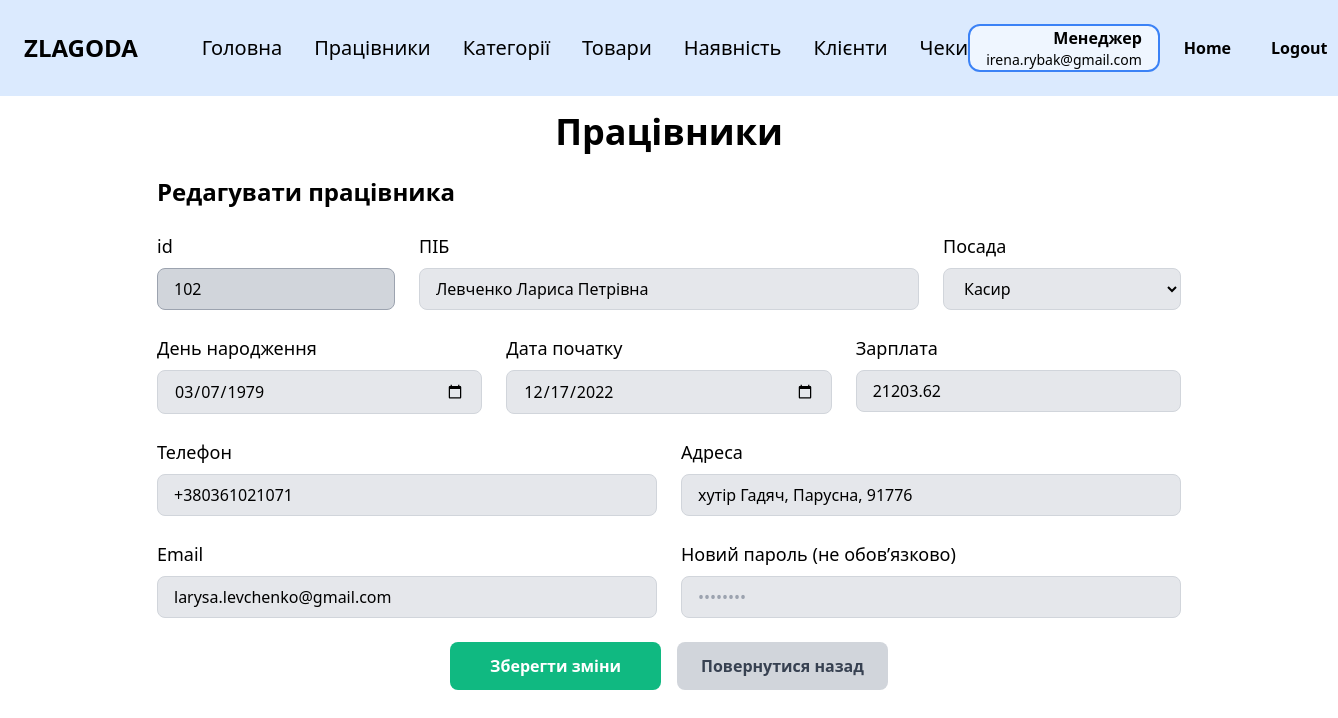
Screenshot of /employees/edit/102 (signed in) with the database file from the repository.
### zlg_website/models.py (models this page shows, shortened)
class Employee(db.Model, UserMixin):
    __tablename__ = 'employee'
    id = db.Column(db.Integer, primary_key=True)
    last_name = db.Column(db.String(100))
    first_name = db.Column(db.String(100))
    middle_name = db.Column(db.String(100))
    position = db.Column(db.String(100))
    salary = db.Column(db.Float)
    start_date = db.Column(db.Date)
    birth_date = db.Column(db.Date)
    phone = db.Column(db.String(20))
    city = db.Column(db.String(100))
    street = db.Column(db.String(100))
    postal_code = db.Column(db.String(10))
    password = db.Column(db.String(10000))
    email = db.Column(db.String(100), unique=True)
    @property
    def full_name(self):
        parts = [self.last_name, self.first_name, self.middle_name]
        return " ".join(part for part in parts if part)
    @property
    def address(self):
        return f"{self.city}, {self.street}, {self.postal_code}"

### zlg_website/views/edit_employee.py (the view, shortened to what this page needs)
@views.route('/employees/edit/<int:id>', methods=['GET', 'POST'])
@login_required
def edit_employee(id):
    if current_user.position != 'Менеджер':
        abort(403)
    employee = Employee.query.get_or_404(id)
    return render_template("edit_employee.html", user=current_user, employee=employee)

### zlg_website/__init__.py (called while the page is built)
def create_app():
    app = Flask(__name__)
    app.config['SECRET_KEY'] = 'zlagoda'
    app.config['SQLALCHEMY_DATABASE_URI'] = f'sqlite:///{os.path.join(app.instance_path, DB_NAME)}'
    db.init_app(app)
    from .views import views
    from .auth import auth
    app.register_blueprint(views, url_prefix='/')
    app.register_blueprint(auth, url_prefix='/')
    from .models import Employee
    with app.app_context():
        if database_is_empty():
            create_database(app)
    login_manager = LoginManager()
    login_manager.login_view = 'auth.login'
    login_manager.init_app(app)
    @login_manager.user_loader
    def load_user(id):
        return Employee.query.get(int(id))
    return app

### zlg_website/templates/edit_employee.html (shortened to what this page needs)
{% extends "base.html" %}
{% block content %}
<div class="py-4">
    <h1 class="text-4xl font-bold mb-6 text-center">Працівники</h1>
    <div class="max-w-5xl mx-auto">
        <h2 class="text-2xl font-bold mb-6">Редагувати працівника</h2>
        <form action="{{ url_for('views.edit_employee', id=employee.id) }}" method="POST" class="space-y-6">
            <div class="grid grid-cols-1 md:grid-cols-4 gap-6">
                <div>
                    <label class="block mb-2 text-lg">id</label>
                    <input type="text" value="{{ employee.id }}" readonly
                           class="w-full px-4 py-2 bg-gray-300 border border-gray-400 rounded-lg cursor-not-allowed">
                </div>
                <div class="md:col-span-2">
                    <label for="full_name" class="block mb-2 text-lg">ПІБ</label>
                    <input type="text" id="full_name" name="full_name" value="{{ employee.full_name }}" required
                           class="w-full px-4 py-2 bg-gray-200 border border-gray-300 rounded-lg focus:outline-none focus:ring-2 focus:ring-blue-500">
                </div>
                <div>
                    <label for="position" class="block mb-2 text-lg">Посада</label>
                    <select id="position" name="position" required
                            class="w-full px-4 py-2 bg-gray-200 border border-gray-300 rounded-lg focus:outline-none focus:ring-2 focus:ring-blue-500">
                        <option value="Касир" {% if employee.position == 'Касир' %}selected{% endif %}>Касир</option>
                    </select>
                </div>
            </div>
            <div class="grid grid-cols-1 md:grid-cols-3 gap-6">
                <div>
                    <label for="birth_date" class="block mb-2 text-lg">День народження</label>
                    <input type="date" id="birth_date" name="birth_date" value="{{ employee.birth_date.strftime('%Y-%m-%d') }}" required
                           class="w-full px-4 py-2 bg-gray-200 border border-gray-300 rounded-lg focus:outline-none focus:ring-2 focus:ring-blue-500">
                </div>
                <div>
                    <label for="start_date" class="block mb-2 text-lg">Дата початку</label>
                    <input type="date" id="start_date" name="start_date" value="{{ employee.start_date.strftime('%Y-%m-%d') }}" required
                           class="w-full px-4 py-2 bg-gray-200 border border-gray-300 rounded-lg focus:outline-none focus:ring-2 focus:ring-blue-500">
                </div>
                <div>
                    <label for="salary" class="block mb-2 text-lg">Зарплата</label>
                    <input type="number" id="salary" name="salary" value="{{ employee.salary }}" required
                           class="w-full px-4 py-2 bg-gray-200 border border-gray-300 rounded-lg focus:outline-none focus:ring-2 focus:ring-blue-500">
                </div>
            </div>
            <div class="grid grid-cols-1 md:grid-cols-2 gap-6">
                <div>
                    <label for="phone" class="block mb-2 text-lg">Телефон</label>
                    <input type="tel" id="phone" name="phone" value="{{ employee.phone }}" required
                           class="w-full px-4 py-2 bg-gray-200 border border-gray-300 rounded-lg focus:outline-none focus:ring-2 focus:ring-blue-500">
                </div>
                <div>
                    <label for="address" class="block mb-2 text-lg">Адреса</label>
                    <input type="text" id="address" name="address" value="{{ employee.address }}" required
                           class="w-full px-4 py-2 bg-gray-200 border border-gray-300 rounded-lg focus:outline-none focus:ring-2 focus:ring-blue-500">
                </div>
            </div>
            <div class="grid grid-cols-1 md:grid-cols-2 gap-6">
                <div>
                    <label for="email" class="block mb-2 text-lg">Email</label>
                    <input type="email" id="email" name="email" value="{{ employee.email }}" required
                           class="w-full px-4 py-2 bg-gray-200 border border-gray-300 rounded-lg focus:outline-none focus:ring-2 focus:ring-blue-500">
                </div>
                <div>
                    <label for="password" class="block mb-2 text-lg">Новий пароль (не обов’язково)</label>
                    <input type="password" id="password" name="password"
                           class="w-full px-4 py-2 bg-gray-200 border border-gray-300 rounded-lg focus:outline-none focus:ring-2 focus:ring-blue-500"
                           placeholder="••••••••">
                </div>
            </div>
            <div class="flex justify-center space-x-4 mt-8">
                <button type="submit" class="px-10 py-3 bg-green-500 text-white font-semibold rounded-lg hover:bg-green-600 focus:outline-none focus:ring-2 focus:ring-green-500 focus:ring-offset-2">
                    Зберегти зміни
                </button>
                <a href="{{ url_for('views.employees') }}" class="px-6 py-3 bg-gray-300 text-gray-700 font-semibold rounded-lg hover:bg-gray-400 focus:outline-none focus:ring-2 focus:ring-gray-500 focus:ring-offset-2">
                    Повернутися назад
                </a>
            </div>
        </form>
    </div>
</div>
{% endblock %}

### zlg_website/templates/base.html (shortened to what this page needs)
<!DOCTYPE html>
<html lang="en">
<head>
    <link rel="stylesheet" href="https://cdn.jsdelivr.net/npm/tailwindcss@2.2.19/dist/tailwind.min.css">
</head>
<body class="bg-white text-black">
<nav class="bg-blue-100 p-6">
    <div class="flex items-center justify-between">
        <div class="text-black text-2xl font-black mr-16">ZLAGODA</div>
        {% if user.is_authenticated %}
        <div class="flex gap-8 max-md:gap-5 max-sm:hidden">
            <a href="/" class="text-xl cursor-pointer max-md:text-base">Головна</a>
            {% if user.position == 'Менеджер' %}
            <a href="/employees" class="text-xl cursor-pointer max-md:text-base">Працівники</a>
            <a href="/categories" class="text-xl cursor-pointer max-md:text-base">Категорії</a>
            <a href="/products" class="text-xl cursor-pointer max-md:text-base">Товари</a>
            <a href="/stock" class="text-xl cursor-pointer max-md:text-base">Наявність</a>
            <a href="/clients" class="text-xl cursor-pointer max-md:text-base">Клієнти</a>
            <a href="/receipts" class="text-xl cursor-pointer max-md:text-base">Чеки</a>
            {% elif user.position == 'Касир' %}
            <a href="/clients" class="text-xl cursor-pointer max-md:text-base">Клієнти</a>
            <a href="/receipts" class="text-xl cursor-pointer max-md:text-base">Чеки</a>
            {% endif %}
        </div>
        {% endif %}
        {% if user.is_authenticated %}
        <div class="flex items-center gap-6">
            <div class="px-4 border-2 border-blue-500 rounded-xl bg-blue-50 text-right">
                <p class="text-base font-semibold">
                    {% if user.position == 'Касир' %}
                    Касир
                    {% elif user.position == 'Менеджер' %}
                    Менеджер
                    {% else %}
                    {{ user.position }}
                    {% endif %}
                </p>
                <p class="text-sm">{{ user.email }}</p>
            </div>
            <a href="/welcome" class="text-black font-bold mr-4">Home</a>
            <a href="/logout" class="text-black font-bold">Logout</a>
        </div>
        {% else %}
        <a href="/login" class="text-black font-bold">Login</a>
        {% endif %}
    </div>
</nav>
<div class="container mx-auto px-4">
    {% block content %}{% endblock %}
</div>
</body>
</html>

### rows the page displays
Employee: email "irena.rybak@gmail.com"
Employee: id "102", full_name "Левченко Лариса Петрівна", position "Касир", birth_date "03/07/1979", start_date "12/17/2022", salary "21203.62", phone "+380361021071", address "хутір Гадяч, Парусна, 91776", email "larysa.levchenko@gmail.com"
